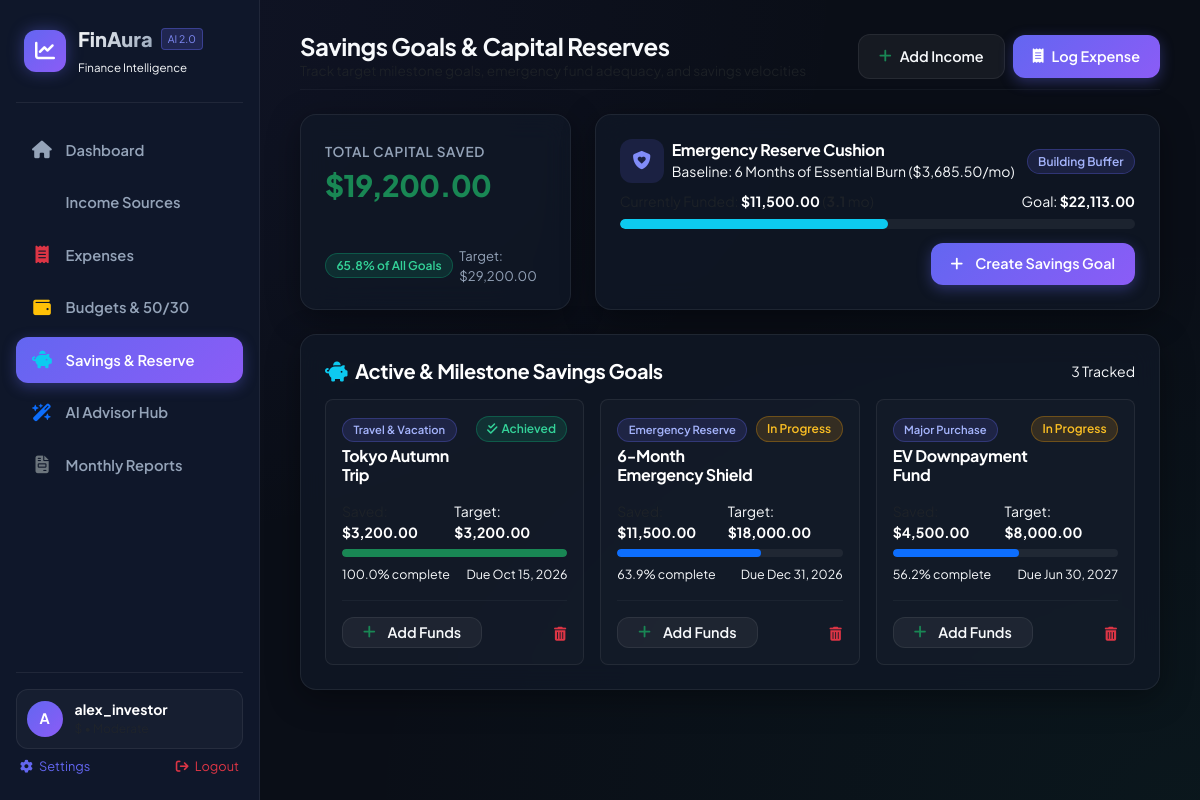
Page /savings/ (signed in) on the committed database.
### app/models.py (models this page shows, shortened)
class User(UserMixin, db.Model):
    __tablename__ = 'users'
    id = db.Column(db.Integer, primary_key=True)
    username = db.Column(db.String(64), unique=True, nullable=False, index=True)
    email = db.Column(db.String(120), unique=True, nullable=False, index=True)
    password_hash = db.Column(db.String(256), nullable=False)
    currency = db.Column(db.String(10), default='$')
    monthly_income_target = db.Column(db.Float, default=0.0)
    emergency_fund_months = db.Column(db.Integer, default=6)
    risk_tolerance = db.Column(db.String(20), default='Moderate')  # Conservative, Moderate, Aggressive
    financial_goal = db.Column(db.String(255), default='Save 20% of monthly income & build emergency reserve')
    created_at = db.Column(db.DateTime, default=datetime.utcnow)
    incomes = db.relationship('Income', backref='user', lazy=True, cascade='all, delete-orphan')
    expenses = db.relationship('Expense', backref='user', lazy=True, cascade='all, delete-orphan')
    budgets = db.relationship('Budget', backref='user', lazy=True, cascade='all, delete-orphan')
    savings_goals = db.relationship('SavingsGoal', backref='user', lazy=True, cascade='all, delete-orphan')
    ai_recommendations = db.relationship('AIRecommendation', backref='user', lazy=True, cascade='all, delete-orphan')
    custom_categories = db.relationship('Category', backref='user', lazy=True, cascade='all, delete-orphan')

class SavingsGoal(db.Model):
    __tablename__ = 'savings_goals'
    id = db.Column(db.Integer, primary_key=True)
    user_id = db.Column(db.Integer, db.ForeignKey('users.id', ondelete='CASCADE'), nullable=False)
    title = db.Column(db.String(120), nullable=False)
    target_amount = db.Column(db.Float, nullable=False)
    current_amount = db.Column(db.Float, default=0.0)
    target_date = db.Column(db.Date, nullable=True)
    category = db.Column(db.String(50), default='Emergency Fund')
    status = db.Column(db.String(20), default='In Progress')  # In Progress, Achieved, Paused
    created_at = db.Column(db.DateTime, default=datetime.utcnow)
    @property
    def progress_percentage(self):
        if self.target_amount <= 0:
            return 100.0
        pct = (self.current_amount / self.target_amount) * 100.0
        return min(round(pct, 1), 100.0)

### app/routes/savings.py (the view)
@savings_bp.route('')
@savings_bp.route('/')
@login_required
def index():
    goals = SavingsGoal.query.filter_by(user_id=current_user.id)\
        .order_by(SavingsGoal.status.asc(), SavingsGoal.created_at.desc()).all()
    total_target = sum(g.target_amount for g in goals)
    total_saved = sum(g.current_amount for g in goals)
    overall_progress = (total_saved / total_target * 100.0) if total_target > 0 else 0.0
    summary = get_monthly_summary(current_user.id)
    monthly_burn = summary['total_expenses'] if summary['total_expenses'] > 0 else (current_user.monthly_income_target * 0.7 if current_user.monthly_income_target else 2000.0)
    emergency_target = monthly_burn * current_user.emergency_fund_months
    emergency_goal = next((g for g in goals if 'emergency' in g.title.lower()), None)
    emergency_saved = emergency_goal.current_amount if emergency_goal else 0.0
    emergency_months_covered = (emergency_saved / monthly_burn) if monthly_burn > 0 else 0.0
    return render_template(
        'savings/index.html',
        goals=goals,
        total_target=total_target,
        total_saved=total_saved,
        overall_progress=round(overall_progress, 1),
        monthly_burn=monthly_burn,
        emergency_target=emergency_target,
        emergency_saved=emergency_saved,
        emergency_months_covered=round(emergency_months_covered, 1),
        emergency_goal=emergency_goal
    )

### app/templates/savings/index.html (shortened to what this page needs)
{% extends 'base.html' %}
{% block page_title %}Savings Goals & Capital Reserves{% endblock %}
{% block page_subtitle %}Track target milestone goals, emergency fund adequacy, and savings velocities{% endblock %}
{% block content %}
<div class="row g-4 mb-4">
    <div class="col-md-4">
        <div class="glass-card metric-card">
            <div>
                <span class="metric-title">Total Capital Saved</span>
                <div class="metric-value text-success">{{ total_saved | currency(current_user.currency) }}</div>
            </div>
            <div class="metric-sub">
                <span class="badge badge-soft-emerald">{{ overall_progress }}% of All Goals</span>
                <span class="text-dim">Target: {{ total_target | currency(current_user.currency) }}</span>
            </div>
        </div>
    </div>
    <div class="col-md-8">
        <div class="glass-card h-100 d-flex flex-column justify-content-between">
            <div class="d-flex justify-content-between align-items-center mb-2">
                <div class="d-flex align-items-center gap-2">
                    <div class="metric-icon-box" style="background: rgba(99, 102, 241, 0.15); color: #818cf8;">
                        <i class="fa-solid fa-shield-heart"></i>
                    </div>
                    <div>
                        <h6 class="fw-bold text-white mb-0">Emergency Reserve Cushion</h6>
                        <small class="text-dim">Baseline: {{ current_user.emergency_fund_months }} Months of Essential Burn ({{ monthly_burn | currency(current_user.currency) }}/mo)</small>
                    </div>
                </div>
                <div>
                    {% if emergency_months_covered >= current_user.emergency_fund_months %}
                        <span class="badge badge-soft-emerald"><i class="fa-solid fa-circle-check me-1"></i>Fully Shielded</span>
                    {% elif emergency_months_covered >= 3 %}
                        <span class="badge badge-soft-indigo">Building Buffer</span>
                    {% else %}
                        <span class="badge badge-soft-amber"><i class="fa-solid fa-triangle-exclamation me-1"></i>Vulnerable Buffer</span>
                    {% endif %}
                </div>
            </div>
            <div>
                <div class="d-flex justify-content-between align-items-baseline mb-1">
                    <span class="small text-muted">Currently Funded: <strong class="text-white">{{ emergency_saved | currency(current_user.currency) }}</strong> (<strong>{{ emergency_months_covered }}</strong> mo)</span>
                    <span class="small text-dim">Goal: <strong class="text-white">{{ emergency_target | currency(current_user.currency) }}</strong></span>
                </div>
                <div class="progress-custom" style="height: 10px;">
                    <div class="progress-bar-custom bg-info" style="width: {{ [(emergency_saved / emergency_target * 100)|round(1), 100]|min if emergency_target > 0 else 0 }}%;"></div>
                </div>
            </div>
            <div class="d-flex justify-content-end pt-2">
                <button type="button" class="btn btn-primary-custom btn-sm" data-bs-toggle="modal" data-bs-target="#newGoalModal">
                    <i class="fa-solid fa-plus me-1"></i> Create Savings Goal
                </button>
            </div>
        </div>
    </div>
</div>
<div class="glass-card">
    <div class="d-flex justify-content-between align-items-center mb-3">
        <h5 class="fw-bold text-white mb-0"><i class="fa-solid fa-piggy-bank text-info me-2"></i>Active & Milestone Savings Goals</h5>
        <span class="text-dim small">{{ goals|length }} Tracked</span>
    </div>
    {% if goals %}
        <div class="row g-3">
            {% for goal in goals %}
            <div class="col-md-6 col-lg-4">
                <div class="p-3 rounded-3 h-100 d-flex flex-column justify-content-between" style="background: rgba(255, 255, 255, 0.02); border: 1px solid var(--border-subtle);">
                    <div>
                        <div class="d-flex justify-content-between align-items-start mb-2">
                            <div>
                                <span class="badge badge-soft-indigo mb-1" style="font-size: 0.7rem;">{{ goal.category }}</span>
                                <h6 class="fw-bold text-white mb-0">{{ goal.title }}</h6>
                            </div>
                            {% if goal.status == 'Achieved' %}
                                <span class="badge badge-soft-emerald"><i class="fa-solid fa-check-double me-1"></i>Achieved</span>
                            {% else %}
                                <span class="badge badge-soft-amber">{{ goal.status }}</span>
                            {% endif %}
                        </div>
                        <div class="d-flex justify-content-between align-items-baseline mb-1 mt-3">
                            <span class="small text-muted">Saved: <strong class="text-white">{{ goal.current_amount | currency(current_user.currency) }}</strong></span>
                            <span class="small text-dim">Target: <strong class="text-white">{{ goal.target_amount | currency(current_user.currency) }}</strong></span>
                        </div>
                        <div class="progress-custom" style="height: 8px;">
                            <div class="progress-bar-custom {% if goal.status == 'Achieved' %}bg-success{% else %}bg-primary{% endif %}" style="width: {{ goal.progress_percentage }}%;"></div>
                        </div>
                        <div class="d-flex justify-content-between align-items-center text-dim mt-2" style="font-size: 0.78rem;">
                            <span>{{ goal.progress_percentage }}% complete</span>
                            <span>{% if goal.target_date %}Due {{ goal.target_date.strftime('%b %d, %Y') }}{% else %}No deadline{% endif %}</span>
                        </div>
                    </div>
                    <div class="d-flex justify-content-between align-items-center mt-3 pt-3 border-top border-secondary border-opacity-10">
                        <button type="button" class="btn btn-secondary-custom btn-sm py-1" onclick="openContributeModal({{ goal.id }}, '{{ goal.title }}');">
                            <i class="fa-solid fa-plus text-success me-1"></i> Add Funds
                        </button>
                        <form action="{{ url_for('savings.delete', id=goal.id) }}" method="POST" class="d-inline" onsubmit="return confirm('Delete this savings goal?');">
                            <button type="submit" class="btn btn-sm btn-link text-danger p-0" title="Delete">
                                <i class="fa-solid fa-trash-can"></i>
                            </button>
                        </form>
                    </div>
                </div>
            </div>
            {% endfor %}
        </div>
    {% else %}
        <div class="text-center py-5 text-muted">
            <i class="fa-solid fa-piggy-bank fa-3x mb-3 opacity-25"></i>
            <h5>No Savings Goals Yet</h5>
            <p class="small">Build wealth faster by setting targeted savings goals.</p>
        </div>
    {% endif %}
</div>
{% endblock %}

### app/templates/base.html (shortened to what this page needs)
<!DOCTYPE html>
<html lang="en">
<head>
    <link rel="stylesheet" href="https://cdnjs.cloudflare.com/ajax/libs/font-awesome/6.5.1/css/all.min.css">
    <link href="https://cdn.jsdelivr.net/npm/bootstrap@5.3.3/dist/css/bootstrap.min.css" rel="stylesheet">
    <link rel="stylesheet" href="{{ url_for('static', filename='css/style.css') }}">
</head>
<body>
    {% if current_user.is_authenticated %}
    <aside class="app-sidebar">
        <div class="brand-wrapper">
            <div class="brand-icon">
                <i class="fa-solid fa-chart-line"></i>
            </div>
            <div>
                <div class="d-flex align-items-center gap-2">
                    <span class="brand-text">FinAura</span>
                    <span class="brand-badge">AI 2.0</span>
                </div>
                <small class="text-dim" style="font-size: 0.72rem;">Finance Intelligence</small>
            </div>
        </div>
        <ul class="nav-menu">
            <li>
                <a href="{{ url_for('dashboard.index') }}" class="nav-link-item {% if request.endpoint == 'dashboard.index' %}active{% endif %}">
                    <i class="fa-solid fa-house"></i>
                    <span>Dashboard</span>
                </a>
            </li>
            <li>
                <a href="{{ url_for('income.index') }}" class="nav-link-item {% if 'income' in request.endpoint %}active{% endif %}">
                    <span>Income Sources</span>
                </a>
            </li>
            <li>
                <a href="{{ url_for('expenses.index') }}" class="nav-link-item {% if 'expenses' in request.endpoint %}active{% endif %}">
                    <i class="fa-solid fa-receipt text-danger"></i>
                    <span>Expenses</span>
                </a>
            </li>
            <li>
                <a href="{{ url_for('budgets.index') }}" class="nav-link-item {% if 'budgets' in request.endpoint %}active{% endif %}">
                    <i class="fa-solid fa-wallet text-warning"></i>
                    <span>Budgets & 50/30</span>
                </a>
            </li>
            <li>
                <a href="{{ url_for('savings.index') }}" class="nav-link-item {% if 'savings' in request.endpoint %}active{% endif %}">
                    <i class="fa-solid fa-piggy-bank text-info"></i>
                    <span>Savings & Reserve</span>
                </a>
            </li>
            <li>
                <a href="{{ url_for('ai_advisor.index') }}" class="nav-link-item {% if 'ai_advisor' in request.endpoint %}active{% endif %}">
                    <i class="fa-solid fa-wand-magic-sparkles text-primary"></i>
                    <span>AI Advisor Hub</span>
                </a>
            </li>
            <li>
                <a href="{{ url_for('reports.index') }}" class="nav-link-item {% if 'reports' in request.endpoint %}active{% endif %}">
                    <i class="fa-solid fa-file-invoice text-secondary"></i>
                    <span>Monthly Reports</span>
                </a>
            </li>
        </ul>
        <div class="sidebar-footer">
            <a href="{{ url_for('auth.profile') }}" class="text-decoration-none">
                <div class="user-profile-badge mb-2">
                    <div class="user-avatar">{{ current_user.username[0]|upper }}</div>
                    <div class="overflow-hidden">
                        <div class="fw-bold text-white text-truncate" style="font-size: 0.88rem;">{{ current_user.username }}</div>
                        <div class="text-muted" style="font-size: 0.75rem;">{{ current_user.currency }} • {{ current_user.risk_tolerance }}</div>
                    </div>
                </div>
            </a>
            <div class="d-flex justify-content-between align-items-center px-1">
                <a href="{{ url_for('auth.profile') }}" class="text-dim text-decoration-none" style="font-size: 0.8rem;">
                    <i class="fa-solid fa-gear me-1"></i> Settings
                </a>
                <a href="{{ url_for('auth.logout') }}" class="text-danger text-decoration-none" style="font-size: 0.8rem;">
                    <i class="fa-solid fa-arrow-right-from-bracket me-1"></i> Logout
                </a>
            </div>
        </div>
    </aside>
    {% endif %}
    <main class="{% if current_user.is_authenticated %}app-main{% else %}container py-5{% endif %}">
        {% if current_user.is_authenticated %}
        <header class="d-flex justify-content-between align-items-center mb-4 pb-2 border-bottom border-secondary border-opacity-10">
            <div class="d-flex align-items-center gap-3">
                <div>
                    <h4 class="mb-0 fw-bold">{% block page_title %}Dashboard Overview{% endblock %}</h4>
                    <p class="text-muted mb-0" style="font-size: 0.85rem;">{% block page_subtitle %}Personal Wealth Intelligence & Budget Execution{% endblock %}</p>
                </div>
            </div>
            <div class="d-flex align-items-center gap-2">
                <button type="button" class="btn btn-secondary-custom" data-bs-toggle="modal" data-bs-target="#quickIncomeModal">
                    <i class="fa-solid fa-plus text-success"></i>
                    <span class="d-none d-sm-inline">Add Income</span>
                </button>
                <button type="button" class="btn btn-primary-custom" data-bs-toggle="modal" data-bs-target="#quickExpenseModal">
                    <i class="fa-solid fa-receipt"></i>
                    <span class="d-none d-sm-inline">Log Expense</span>
                </button>
            </div>
        </header>
        {% endif %}
        {% block content %}{% endblock %}
    </main>
</body>
</html>

### rows in the picture
User: username "A", username "alex_investor", currency "$19,200.00", currency "$29,200.00", emergency_fund_months "6", currency "$3,685.50", currency "$22,113.00"
SavingsGoal: current_amount.currency "$11,500.00", category "Emergency Reserve", title "6-Month Emergency Shield", status "In Progress", current_amount "$11,500.00", target_amount "$18,000.00", progress_percentage "63.9", target_date "Dec 31, 2026"
SavingsGoal: category "Travel & Vacation", title "Tokyo Autumn Trip", status "Achieved" (drawn), current_amount "$3,200.00", target_amount "$3,200.00", progress_percentage "100.0", target_date "Oct 15, 2026"
SavingsGoal: category "Major Purchase", title "EV Downpayment Fund", status "In Progress", current_amount "$4,500.00", target_amount "$8,000.00", progress_percentage "56.2", target_date "Jun 30, 2027"

### other values in the picture
{{ overall_progress }} "65.8"
{{ goals|length }} "3"
